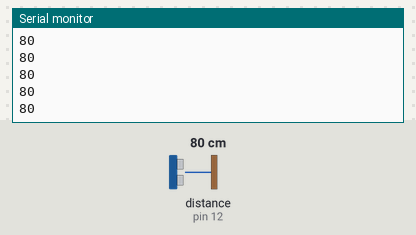
Bench run of a sketch on a simulated Arduino Uno, built with avr-gcc and run on an emulated ATmega328P. Shown: the last lines printed to the serial monitor. Inputs (shaded band) come from the test bench; at power-on: distance to the obstacle (sensor on pin 12) 80 cm. The echo pulse lasts 58.3 µs per cm.

Above: at 1.2 s.
1.3 s: distance to the obstacle (sensor on pin 12) set to 2 cm
At 2.3 s:
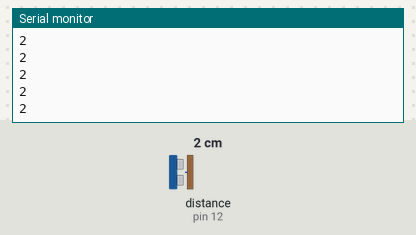
2.8 s: distance to the obstacle (sensor on pin 12) set to 4 cm
At 3.7 s:
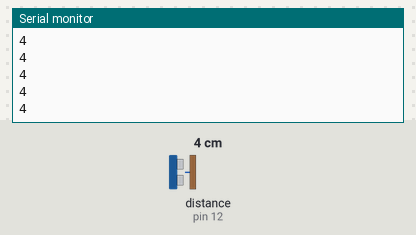
Timing chart, 0 to 5.8 s (numbered marks = the images above; inputs shaded):
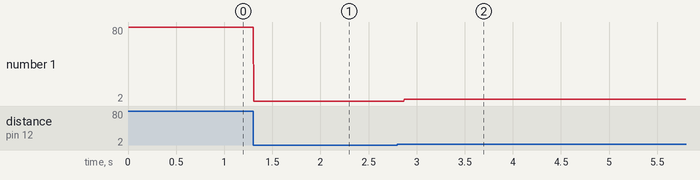

The sketch:

range_sensor.ino
```cpp
#include <Wire.h>
#include <EasyUltrasonic.h>


EasyUltrasonic ultrasonic;
int distance;
void setup()

{
  Serial.begin(9600);
  // tells the ultrasonic what pins to use for the trigger and echo pins
  ultrasonic.attach(14,12);
}


void loop()
{
  distance = ultrasonic.getDistanceCM();
  Serial.println(distance);
}
```

Measured:
- after the input at 1.3 s, the serial monitor: prints a new line at once (image 1)
- after the input at 2.8 s, the serial monitor: prints a new line after 0.07 s (image 2)
- plotted number 1: 80 → 2 after the input at 1.3 s, 2 → 4 after the input at 2.8 s
